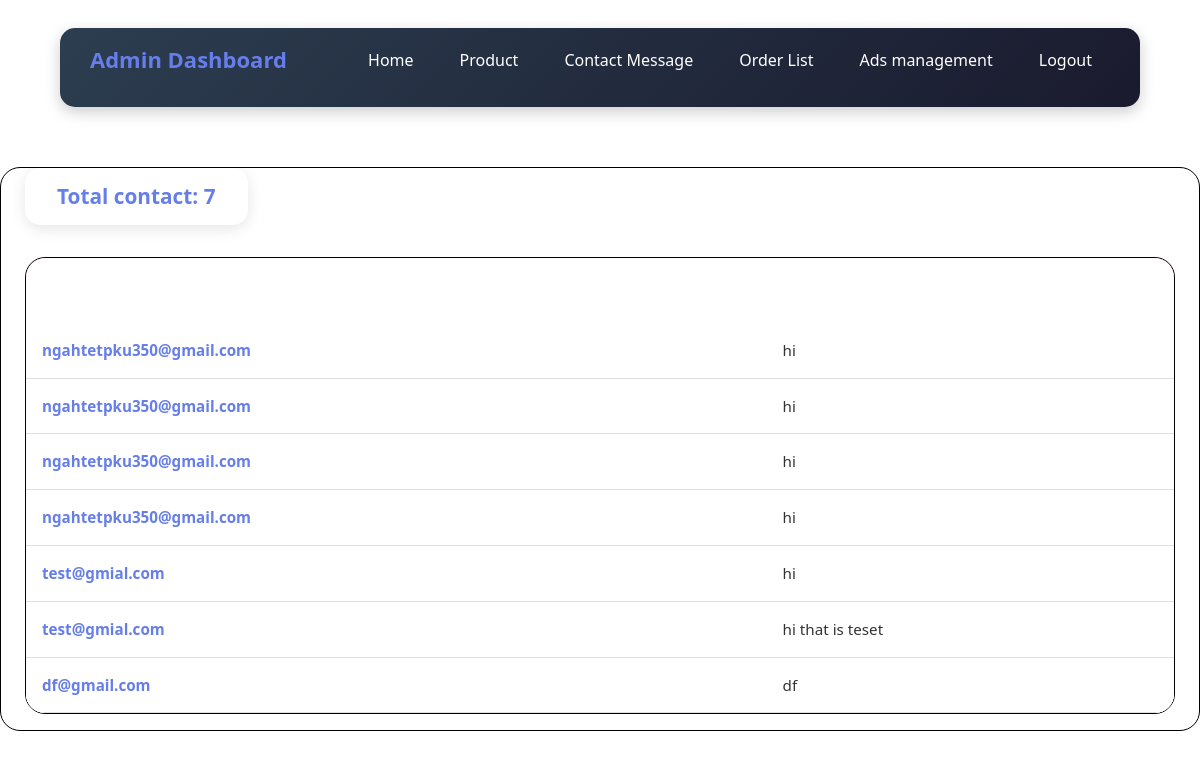
The page /admin/contactmessage.php (signed in) on the database its author committed.
### tables this page shows
CREATE TABLE `contact` (
  `id` int(11) NOT NULL,
  `useremail` text NOT NULL,
  `message` text NOT NULL
);

### admin/contactmessage.php (the view, shortened to what this page needs)
<?php
include("connection.php");
$query = "SELECT * FROM contact order by id desc";
$result = mysqli_query($connection, $query);
$record_count = mysqli_num_rows($result);
?>
<!DOCTYPE html>
<html lang="en">
<head>
    <link rel="stylesheet" href="adminstyle.css">
    <link rel="stylesheet" href="css/bootstrap.min.css">
</head>
<body>
    <div class="navbar">
        <nav>
            <p> Admin Dashboard</p>
            <ul>
                <li><a href="adminhome.php"> Home</a></li>
                <li><a href="products.php">Product</a></li>
                <li><a href="contactmessage.php">Contact Message</a></li>
                <li><a href="orderlist.php"> Order List</a></li>
                <li><a href="ads.php">
                    Ads management
                </a></li>
                <li><a href="logout.php"> Logout</a></li>
            </ul>
        </nav>
    </div>
    <section class="table">
        <div>
            <h4>Total contact: <?php echo $record_count ?></h4>
        </div>
        <table class="table">
            <thead>
                <tr>
                    <th scope="col">User Email</th>
                    <th scope="col">Message</th>
                </tr>
            </thead>
            <tbody>
                    <?php while ($row = mysqli_fetch_array($result)) { ?>
                    <tr>
                        <td><?php echo $row['useremail'] ?></td>
                        <td><?php echo $row['message'] ?></td>
                    </tr>
                    <?php } ?>
            </tbody>
        </table>
    </section>
</body>
</html>

### admin/adminstyle.css (style rules this page uses)
* { margin: 0; padding: 0; box-sizing: border-box; }
body { font-family: 'Segoe UI', Tahoma, Geneva, Verdana, sans-serif; background: #f5f5f5; }
nav { background: linear-gradient(135deg, #2c3e50 0%, #1a1a2e 100%); width: 90%; max-width: 1200px; height: auto; display: flex; justify-content: space-between; align-items: center; flex-wrap: wrap; border-radius: 15px; padding: 15px 30px; margin: 20px auto; box-shadow: 0 5px 15px rgba(0, 0, 0, 0.2); }
nav ul { display: flex; list-style: none; flex-wrap: wrap; align-items: center; gap: 10px; }
nav ul li { margin: 0; }
nav ul li a { text-decoration: none; color: white; padding: 10px 18px; border-radius: 8px; transition: all 0.3s ease; }
.navbar { display: flex; align-items: center; justify-content: center; }
nav p { font-size: 22px; font-weight: bold; color: #667eea; }

### admin/contactmessage.php (style rules this page uses)
section.table { max-width: 1200px; margin: 2rem auto; padding: 0 1.5rem; }
section.table > div { background: white; padding: 1rem 2rem; border-radius: 15px; margin-bottom: 2rem; box-shadow: 0 4px 15px rgba(0,0,0,0.1); display: inline-block; }
section.table > div h4 { margin: 0; color: #667eea; font-size: 1.3rem; font-weight: bold; }
.table { width: 100%; border-radius: 20px; overflow: hidden; border-collapse: separate; border-spacing: 0; border: 1px solid black; }
.table thead { background:red; }
.table thead th { color: white; font-weight: bold; font-size: 1.1rem; padding: 1.2rem 1rem; text-transform: uppercase; letter-spacing: 1px; border: none; }
.table thead th:first-child { border-top-left-radius: 20px; }
.table thead th:last-child { border-top-right-radius: 20px; }
.table tbody tr { transition: all 0.3s ease; border-bottom: 1px solid #e0e0e0; }
.table tbody td { padding: 1rem; color: #333; font-size: 0.95rem; vertical-align: top; }
.table tbody td:first-child { font-weight: 600; color: #667eea; word-break: break-word; }
.table tbody td:last-child { line-height: 1.5; word-break: break-word; }

### rows shown on the page
contact: useremail "ngahtetpku350@gmail.com", message "hi"
contact: useremail "ngahtetpku350@gmail.com", message "hi"
contact: useremail "ngahtetpku350@gmail.com", message "hi"
contact: useremail "ngahtetpku350@gmail.com", message "hi"
contact: useremail "test@gmial.com", message "hi"
contact: useremail "test@gmial.com", message "hi that is teset"
contact: useremail "df@gmail.com", message "df"

### other values the page prints
$record_count "7"
